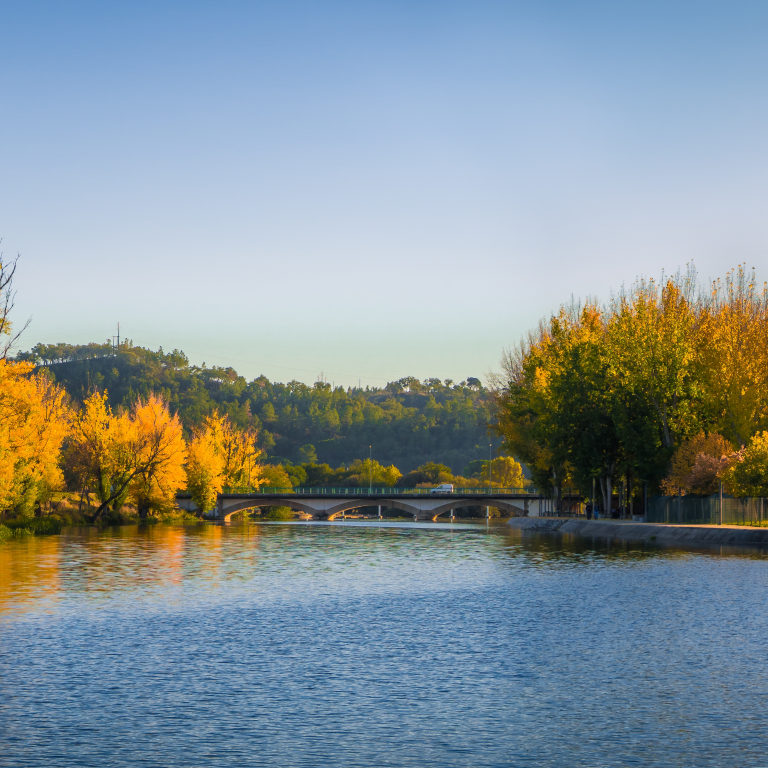
#> input picture landscape_m.png, 768 x 768 px
$ python main.py
#> lines starting #> are read from the running program, lines starting #| are printed output that depends on the picture
import cv2
import numpy as np
import matplotlib.image as mpimg


def grayscale(rgb):
    return np.dot(rgb[..., :3], [0.2989, 0.5870, 0.1140])
    # np.dot é usado para multiplicar matrizes
    # rgb[..., :3] pega os 3 primeiros valores de cada pixel da imagem
    # [0.2989, 0.5870, 0.1140] é a fórmula usada para converter a imagem para escala de cinza


img = mpimg.imread('landscape_m.png')
#> img is the input picture: shape (768, 768, 4) float32; mean R, G, B, A 0.524, 0.578, 0.6, 1
# mpimg.imread é usado para ler uma imagem e converte-lá para uma matriz

gray = grayscale(img)
#> in grayscale, `return np.dot(rgb[..., :3], [0.2989, 0.5870, 0.1140])`:
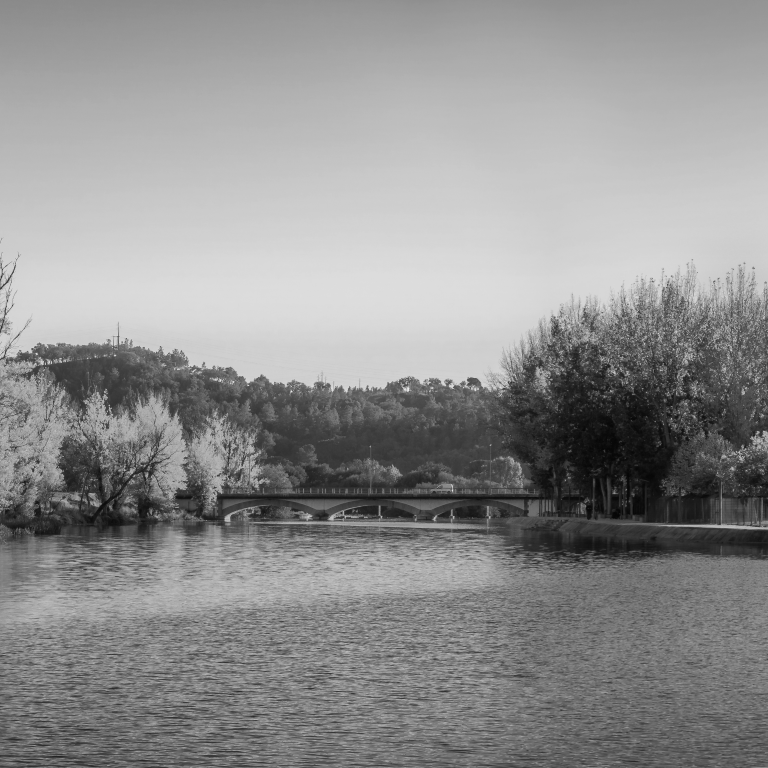
#> returned value: shape (768, 768) float64; min 0.0227, max 0.911, mean 0.564
# chama a função grayscale e passa a imagem como parâmetro

cv2.imshow('Grayscale Image', gray)
# cv2.imshow é usado para mostrar a imagem na tela
cv2.waitKey(0)
# cv2.waitKey(0) é usado para manter a janela ativa, até o usuário pressionar um botão
cv2.destroyAllWindows()
# cv2.destroyAllWindows() é usado para fechar a janela
